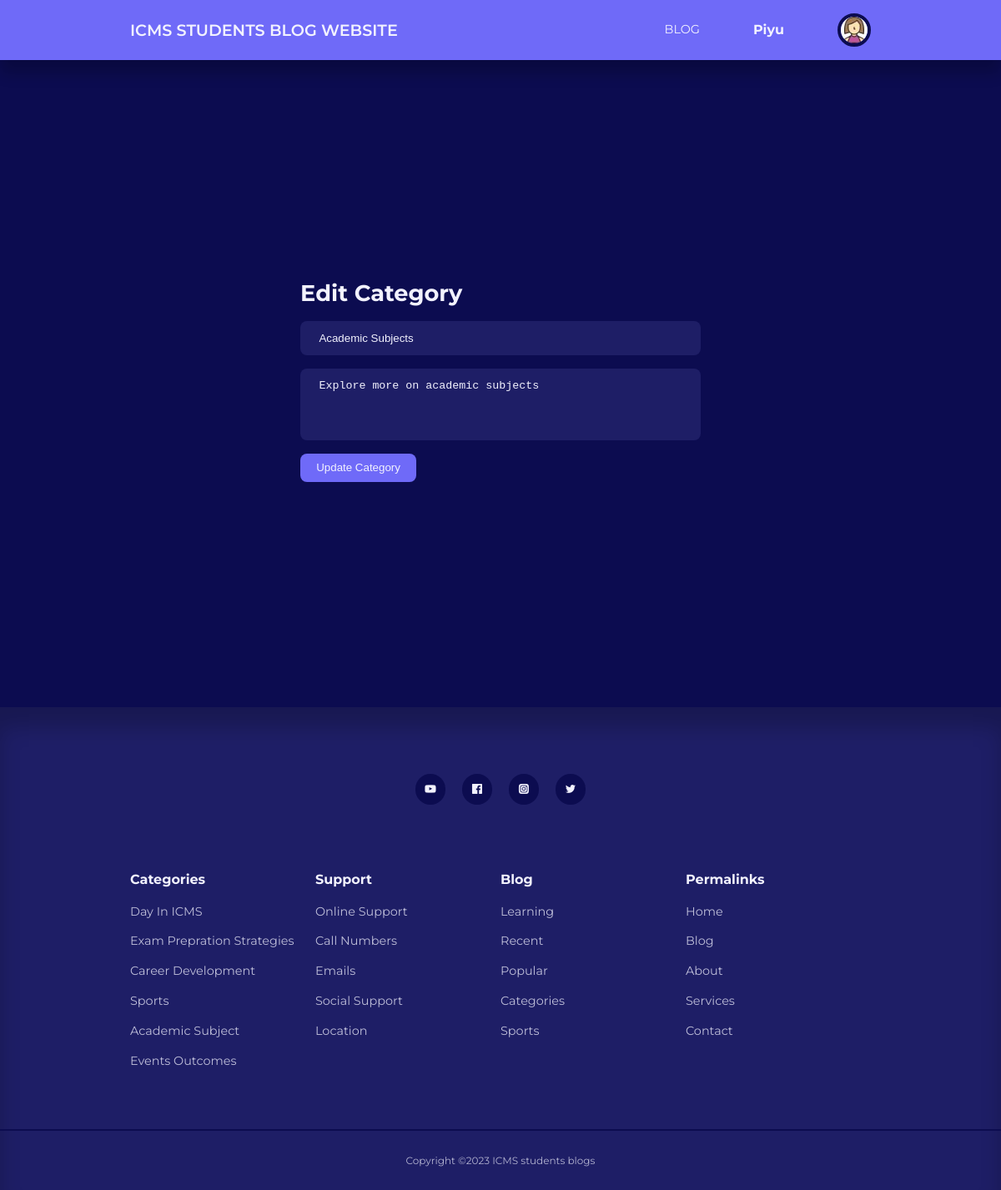
The page /admin/edit-category.php?id=2 (signed in) on the database its author committed.
### tables this page shows
CREATE TABLE `users` (
  `id` int(11) UNSIGNED NOT NULL,
  `firstname` varchar(50) NOT NULL,
  `lastname` varchar(50) NOT NULL,
  `username` varchar(50) NOT NULL,
  `email` varchar(100) NOT NULL,
  `password` varchar(255) NOT NULL,
  `avatar` varchar(255) NOT NULL,
  `is_admin` tinyint(1) NOT NULL
);

CREATE TABLE `categories` (
  `id` int(11) UNSIGNED NOT NULL,
  `title` varchar(50) NOT NULL,
  `description` text NOT NULL
);

### admin/partials/header.php (called while the page is built, shortened)
<?php
require '../partials/header.php';

### admin/edit-category.php (the view, shortened to what this page needs)
<?php
include 'partials/header.php';
if (isset($_GET['id'])) {
    $id = filter_var($_GET['id'], FILTER_SANITIZE_NUMBER_INT);
    $query = "SELECT * FROM categories WHERE id=$id";
    $result = mysqli_query($connection, $query);
    if (mysqli_num_rows($result) == 1) {
        $category = mysqli_fetch_assoc($result);
    }
} else {
    header('location:' . ROOT_URL . 'admin/manage-categories');
    die();
}
?>
<section class="form__section">
    <div class="container form__section-container">
        <h2>Edit Category</h2>
        <form action="<?= ROOT_URL ?>admin/edit-category-logic.php" method="POST">
            <input type=" text" name="title" value="<?= $category['title'] ?>" placeholder="Title">
            <textarea rows="4" name="description" placeholder="Description"><?= $category['description'] ?></textarea>
            <button type="submit" name="submit" class="btn">Update Category</button>
        </form>
    </div>
</section>
<?php
include '../partials/footer.php';
?>

### partials/header.php (shortened to what this page needs)
<?php
require 'config/database.php';
if (isset($_SESSION['user_id'])) {
    $id = filter_var($_SESSION['user_id'], FILTER_SANITIZE_NUMBER_INT);
    $query = "SELECT avatar FROM users WHERE id=$id";
    $result = mysqli_query($connection, $query);
    $avatar = mysqli_fetch_assoc($result);
}
?>
<!DOCTYPE html>
<html>
<head>
    <link rel="stylesheet" href="<?= ROOT_URL ?>css/style.css">
    <link rel="stylesheet" href="https://unicons.iconscout.com/release/v4.0.0/css/line.css">
</head>
<body>
    <nav>
        <div class="container nav__container">
            <a href="<?= ROOT_URL ?>" class="nav__logo">ICMS STUDENTS BLOG WEBSITE</a>
            <ul class="nav__items">
                <li><a href="<?= ROOT_URL ?>blog.php">BLOG</a></li>
                <?php
                if (isset($_SESSION['user_id'])) {
                    $users = mysqli_query($connection, "SELECT * FROM users WHERE id = $id");
                    while ($user = mysqli_fetch_array($users))
                        if (isset($_SESSION['user_id'])) { ?>
                        <h4><?php echo $user["username"]; ?></h4>
                        <li class="nav__profile">
                            <div class="avatar">
                                <img class="" width="99%" src="<?= ROOT_URL . 'images/' . $avatar['avatar'] ?>">
                            </div>
                        </li>
                    <?php } else { ?>
                        <li><a href="<?= ROOT_URL ?>signin.php">SIGN IN</a></li>
                <?php }
                } else {
                    echo '<li><a href="signin.php">SIGN IN</a></li>';
                }
                ?>
            </ul>
        </div>
    </nav>

### css/style.css (style rules this page uses)
:root { --color-primary: #6f6af8; --color-primary-light: hsl(242, 91%, 69%, 18%); --color-primary-variant: #5854c7; --color-red: #da0f3f; --color-red-light: hsl(346, 87%, 46%, 15%); --color-green: #00c476; --color-green-light: hsl(156, 100%, 38%, 15%); --color-gray-900: #1e1e66; --color-gray-700: #2d2b7c; --color-gray-300: rgba(112, 50, 194, 0.87); --color-gray-200: rgba(242, 242, 254, 0.7); --color-white: #f2f2fe; --color-bg: #0c0c50; --transition: all 300ms ease; --container-width-lg: 74%; --container-width-md: 88%; --form-width: 40%; --card-border-radius-1: 0.3rem; --card-border-radius-2: 0.5rem; --card-border-radius-3: 0.8rem; --card-border-radius-4: 2rem; --card-border-radius-5: 5rem; }
* { margin: 0; padding: 0; outline: 0; border: 0; appearance: 0; list-style: none; text-decoration: none; box-sizing: border-box; }
body { font-family: 'Montserrat', sans-serif; line-height: 1.6; color: var(--color-gray-200); overflow-x: hidden; background: var(--color-bg); font-size: 0.9rem; }
.container { width: var(--container-width-lg); max-width: 1800px; margin-inline: auto; }
section { margin-top: 3rem; width: 100vw; }
h1, h2, h3, h4, h5 { color: var(--color-white); line-height: 1.3; }
h2 { font-size: 1.7rem; margin: 1rem 0; }
h4 { font-size: 1rem; }
a { color: var(--color-white); transition: var(--transition); }
nav { background: var(--color-primary); width: 100vw; height: 4.5rem; position: fixed; top: 0; z-index: 10; box-shadow: 0 1rem 1rem rgba(0, 0, 0, 0.2); }
.nav__container { height: 100%; display: flex; align-items: center; justify-content: space-between; }
.avatar { width: 2.5rem; height: 2.5rem; border-radius: 50%; overflow: hidden; border: 0.3rem solid var(--color-bg); }
.nav__logo { font-weight: 600; font-size: 1.2rem; }
.nav__items { display: flex; align-items: center; gap: 4rem; }
.nav__profile { position: relative; cursor: pointer; }
.btn { display: inline-block; width: fit-content; padding: 0.6rem 1.2rem; background-color: var(--color-primary); border-radius: var(--card-border-radius-2); cursor: pointer; transition: var(--transition); color: var(--color-white); }
.form__section { display: grid; place-items: center; height: 100vh; }
.form__section-container { width: var(--form-width); }
form { display: flex; flex-direction: column; gap: 1rem; }
input, textarea, select { padding: 0.8rem 1.4rem; background-color: var(--color-gray-900); border-radius: var(--card-border-radius-2); resize: none; color: var(--color-white); }

### rows shown on the page
users: username "Piyu", avatar (picture)
categories: title "Academic Subjects", description "Explore more on academic subjects"
